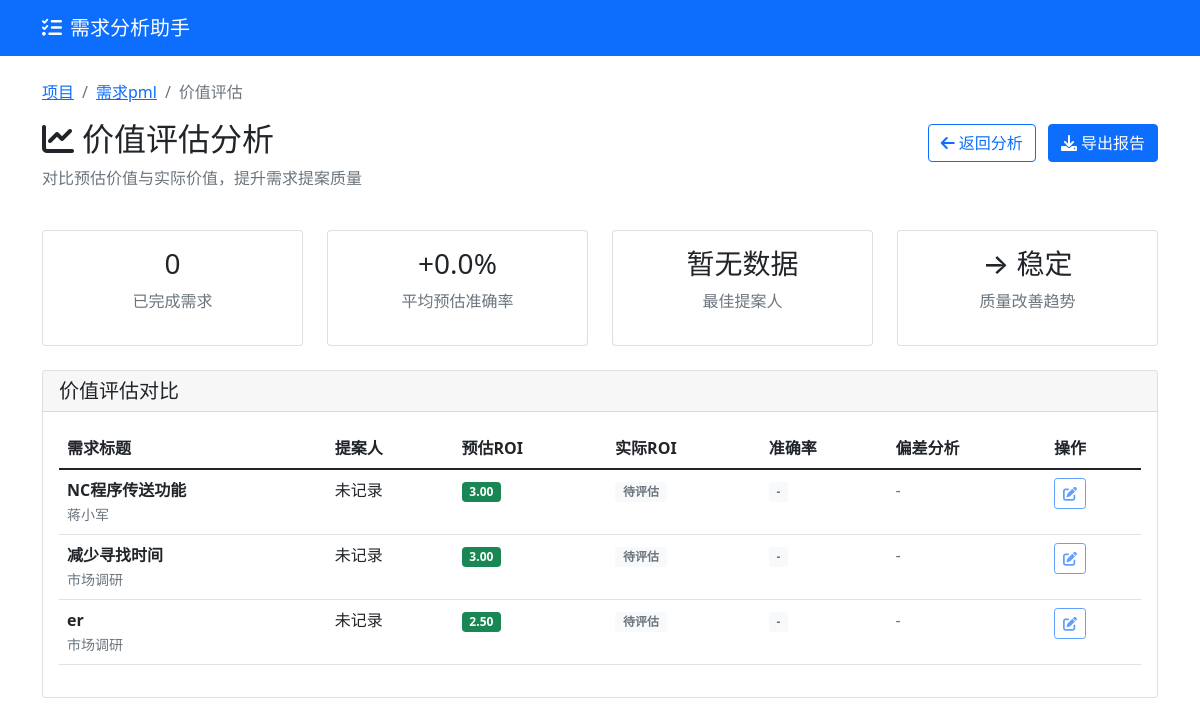
The app's page /project/1/value-assessment, older data.
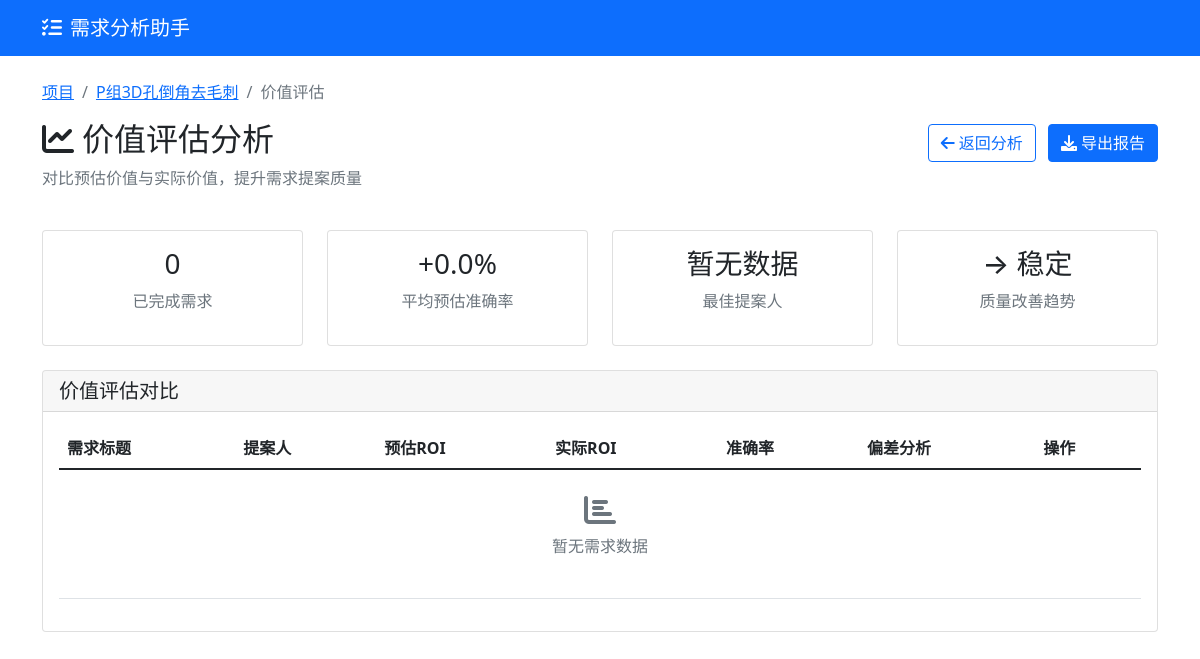
The same page, newer data.
### models.py (models this page shows)
class Project(db.Model):
    __tablename__ = 'projects'
    id = db.Column(db.Integer, primary_key=True)
    name = db.Column(db.String(100), nullable=False)
    description = db.Column(db.Text)
    created_at = db.Column(db.DateTime, default=datetime.utcnow)
    updated_at = db.Column(db.DateTime, default=datetime.utcnow, onupdate=datetime.utcnow)
    stakeholders = db.relationship('Stakeholder', backref='project', lazy=True, cascade='all, delete-orphan')
    requirements = db.relationship('Requirement', backref='project', lazy=True, cascade='all, delete-orphan')
    milestones = db.relationship('Milestone', backref='project', lazy=True, cascade='all, delete-orphan')

class Requirement(db.Model):
    __tablename__ = 'requirements'
    id = db.Column(db.Integer, primary_key=True)
    project_id = db.Column(db.Integer, db.ForeignKey('projects.id'), nullable=False)
    title = db.Column(db.String(200), nullable=False)
    description = db.Column(db.Text)
    source = db.Column(db.String(100))  # 需求来源
    category = db.Column(db.String(50))  # 需求类别
    priority = db.Column(db.String(20), default='medium')  # low, medium, high, critical
    status = db.Column(db.String(20), default='collected')  # collected, analyzing, confirmed, rejected, completed
    acceptance_criteria = db.Column(db.Text)  # 验收标准
    created_at = db.Column(db.DateTime, default=datetime.utcnow)
    updated_at = db.Column(db.DateTime, default=datetime.utcnow, onupdate=datetime.utcnow)
    estimated_business_value = db.Column(db.Integer, default=5)  # 预估业务价值 (1-10)
    estimated_user_value = db.Column(db.Integer, default=5)      # 预估用户价值 (1-10)
    estimated_technical_value = db.Column(db.Integer, default=5) # 预估技术价值 (1-10)
    estimated_effort = db.Column(db.Integer, default=5)          # 预估工作量 (1-10)
    estimated_roi = db.Column(db.Float, default=0.0)             # 预估ROI
    actual_business_value = db.Column(db.Integer, default=0)     # 实际业务价值 (1-10)
    actual_user_value = db.Column(db.Integer, default=0)         # 实际用户价值 (1-10)
    actual_technical_value = db.Column(db.Integer, default=0)    # 实际技术价值 (1-10)
    actual_effort = db.Column(db.Integer, default=0)             # 实际工作量 (1-10)
    actual_roi = db.Column(db.Float, default=0.0)                # 实际ROI
    value_assessor = db.Column(db.String(100))                   # 价值评估人
    value_assessment_date = db.Column(db.DateTime)               # 价值评估日期
    actual_value_assessor = db.Column(db.String(100))            # 实际价值评估人
    actual_value_assessment_date = db.Column(db.DateTime)        # 实际价值评估日期

### app.py (the view, shortened to what this page needs)
@app.route('/project/<int:project_id>/value-assessment')
def value_assessment(project_id):
    project = Project.query.get_or_404(project_id)
    requirements = Requirement.query.filter_by(project_id=project_id).all()
    completed_requirements = [r for r in requirements if r.status == 'completed' and r.actual_roi > 0]
    accuracy_scores = []
    for req in completed_requirements:
        if req.actual_roi > 0:
            accuracy = (1 - abs(req.actual_roi - req.estimated_roi) / req.actual_roi) * 100
            accuracy_scores.append(accuracy)
    average_accuracy = sum(accuracy_scores) / len(accuracy_scores) if accuracy_scores else 0
    performer_scores = {}
    best_performer = "暂无数据"
    if performer_scores:
        avg_scores = {k: sum(v)/len(v) for k, v in performer_scores.items()}
        best_performer = max(avg_scores.items(), key=lambda x: x[1])[0]
    response = make_response(render_template('value_assessment.html',
                         project=project,
                         requirements=requirements,
                         completed_requirements=completed_requirements,
                         average_accuracy=average_accuracy/100,
                         best_performer=best_performer,
                         improvement_trend="↑ 改善" if len(completed_requirements) > 3 else "→ 稳定"))
    return response

### app.py (called while the page is built)
@app.after_request
def after_request(response):
    response.headers["Cache-Control"] = "no-cache, no-store, must-revalidate"
    response.headers["Pragma"] = "no-cache"
    response.headers["Expires"] = "0"
    return response

### templates/value_assessment.html (shortened to what the changed rows need)
{% extends "base.html" %}
{% block content %}
<div class="row mb-4">
    <div class="col-12">
        <nav aria-label="breadcrumb">
            <ol class="breadcrumb">
                <li class="breadcrumb-item"><a href="{{ url_for('project_detail', project_id=project.id) }}">{{ project.name }}</a></li>
            </ol>
        </nav>
        <div class="d-flex justify-content-between align-items-center">
            <h2><i class="fas fa-chart-line me-2"></i>价值评估分析</h2>
        </div>
    </div>
</div>
<div class="row">
    <div class="col-12">
        <div class="card">
            <div class="card-body">
                <div class="table-responsive">
                    <table class="table table-hover" id="valueAssessmentTable">
                        <thead>
                            <tr>
                                <th>需求标题</th>
                                <th>提案人</th>
                                <th>预估ROI</th>
                                <th>实际ROI</th>
                                <th>准确率</th>
                                <th>偏差分析</th>
                                <th>操作</th>
                            </tr>
                        </thead>
                        <tbody>
                            {% for requirement in requirements %}
                            <tr>
                                <td>
                                    <strong>{{ requirement.title }}</strong>
                                    <br>
                                    <small class="text-muted">{{ requirement.source }}</small>
                                </td>
                                <td>{{ requirement.value_assessor or '未记录' }}</td>
                                <td>
                                    <span class="badge bg-{{ 'success' if requirement.estimated_roi > 1.5 else 'warning' if requirement.estimated_roi > 1 else 'secondary' }}">
                                        {{ "%.2f"|format(requirement.estimated_roi) }}
                                    </span>
                                </td>
                                <td>
                                    {% if requirement.actual_roi > 0 %}
                                    <span class="badge bg-{{ 'success' if requirement.actual_roi > 1.5 else 'warning' if requirement.actual_roi > 1 else 'secondary' }}">
                                        {{ "%.2f"|format(requirement.actual_roi) }}
                                    </span>
                                    {% else %}
                                    <span class="badge bg-light text-muted">待评估</span>
                                    {% endif %}
                                </td>
                                <td>
                                    {% if requirement.actual_roi > 0 %}
                                    {% set accuracy = (1 - (requirement.actual_roi - requirement.estimated_roi)|abs / requirement.actual_roi) * 100 %}
                                    <span class="badge bg-{{ 'success' if accuracy > 80 else 'warning' if accuracy > 60 else 'danger' }}">
                                        {{ "%.1f"|format(accuracy) }}%
                                    </span>
                                    {% else %}
                                    <span class="badge bg-light text-muted">-</span>
                                    {% endif %}
                                </td>
                                <td>
                                    {% if requirement.actual_roi > 0 %}
                                    {% set deviation = requirement.actual_roi - requirement.estimated_roi %}
                                    <span class="text-{{ 'success' if deviation > 0.5 else 'danger' if deviation < -0.5 else 'warning' }}">
                                        {{ "%+.2f"|format(deviation) }}
                                    </span>
                                    {% else %}
                                    <span class="text-muted">-</span>
                                    {% endif %}
                                </td>
                                <td>
                                    <button class="btn btn-sm btn-outline-primary edit-assessment-btn"
                                            data-requirement-id="{{ requirement.id }}"
                                            {% if requirement.status != 'completed' %}disabled title="只有已完成的需求才能评估"{% endif %}>
                                        <i class="fas fa-edit"></i>
                                    </button>
                                </td>
                            </tr>
                            {% else %}
                            <tr>
                                <td colspan="7" class="text-center text-muted py-4">
                                    <i class="fas fa-chart-bar fa-2x mb-2"></i>
                                    <p>暂无需求数据</p>
                                </td>
                            </tr>
                            {% endfor %}
                        </tbody>
                    </table>
                </div>
            </div>
        </div>
    </div>
</div>
{% endblock %}

Row changes from the older to the newer data that the page shows:
removed Requirement: title "NC程序传送功能", source "蒋小军", value_assessor "未记录", estimated_roi "3.00", actual_roi "待评估"
removed Requirement: title "减少寻找时间", source "市场调研", value_assessor "未记录", estimated_roi "3.00", actual_roi "待评估"
removed Requirement: title "er", source "市场调研", value_assessor "未记录", estimated_roi "2.50", actual_roi "待评估"
changed Project: name "需求pml" → "P组3D孔倒角去毛刺"
Text that changed along with them:
text now shown: "暂无需求数据"
